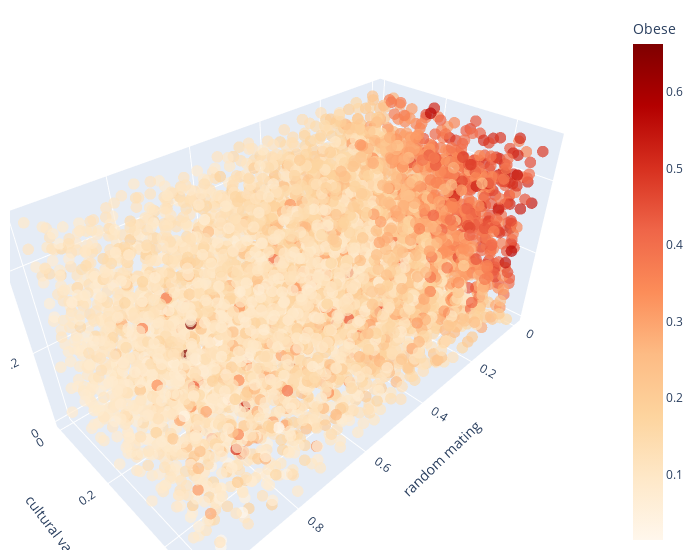

Notebook source saved alongside this figure:
### Code cell
fig = px.scatter_3d(df, x='p_random_mating', y='p_vertical_trans_variance', z= "p_genetic_variance',
              color='g4', color_continuous_scale = px.colors.sequential.OrRd)

fig.update_traces(marker=dict(size=4, opacity = 0.7),
                  selector=dict(mode='markers'))
fig.update_layout(scene = dict(
                    xaxis_title='random mating',
                    yaxis_title='cultural variance',
                    zaxis_title='genetic variance'),
                    width=700,
                    margin=dict(r=20, b=10, l=10, t=10), 
                    coloraxis_colorbar=dict(title="Obese")
                    )
fig.show()

### Figure 1 — Plotly figure (JSON) as saved in the notebook; plotly's stock layout.template omitted (floating-point values rounded to 4 significant figures; data arrays with more than 128 entries replaced by an {"elided": "..."} marker saying what was removed)
{"data": [{"hovertemplate": "random_mating=%{x}<br>vertical_trans_variance=%{y}<br>genetic_variance_y=%{z}<br>g4=%{marker.color}<extra></extra>", "legendgroup": "", "marker": {"color": {"elided": "6000 float values"}, "coloraxis": "coloraxis", "opacity": 0.7, "size": 4, "symbol": "circle"}, "mode": "markers", "name": "", "scene": "scene", "showlegend": false, "type": "scatter3d", "x": {"elided": "6000 float values"}, "y": {"elided": "6000 float values"}, "z": {"elided": "6000 float values"}}], "layout": {"coloraxis": {"colorbar": {"title": {"text": "Obese"}}, "colorscale": [[0, "rgb(255,247,236)"], [0.125, "rgb(254,232,200)"], [0.25, "rgb(253,212,158)"], [0.375, "rgb(253,187,132)"], [0.5, "rgb(252,141,89)"], [0.625, "rgb(239,101,72)"], [0.75, "rgb(215,48,31)"], [0.875, "rgb(179,0,0)"], [1, "rgb(127,0,0)"]]}, "legend": {"tracegroupgap": 0}, "margin": {"b": 10, "l": 10, "r": 20, "t": 10}, "scene": {"domain": {"x": [0, 1], "y": [0, 1]}, "xaxis": {"title": {"text": "random mating"}}, "yaxis": {"title": {"text": "cultural variance"}}, "zaxis": {"title": {"text": "genetic variance"}}}, "width": 700}}
